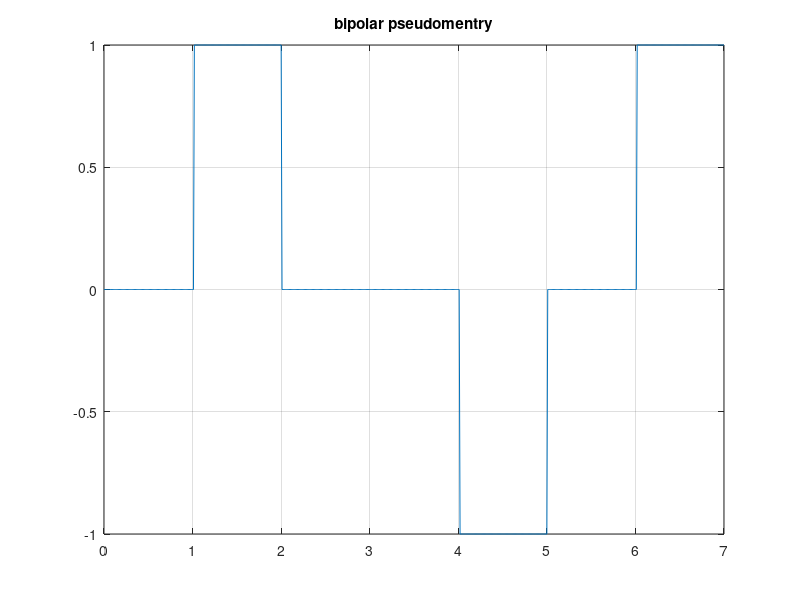

MATLAB code for this plot:
clc;
clear;
x=[1 0 1 1 0 1 0];
t=0:0.01:length(x);
i=1;
z=-1;
flag=0;
for j=1:length(t)
    if(t(j)<=i)
        if(x(i)==1)
            y(j)=0;
            flag=0;
        else
            if(z==-1)
                y(j)=1;
                flag=1;
            else
                y(j)=-1;
                flag=1;
            end
        end
    else
        i=i+1;
        if(flag==1)
            z=z*-1;
        end
    end
end
plot(t,y);
axis([0 length(x) -1 1]);
grid on;
title("bipolar pseudomentry");
            